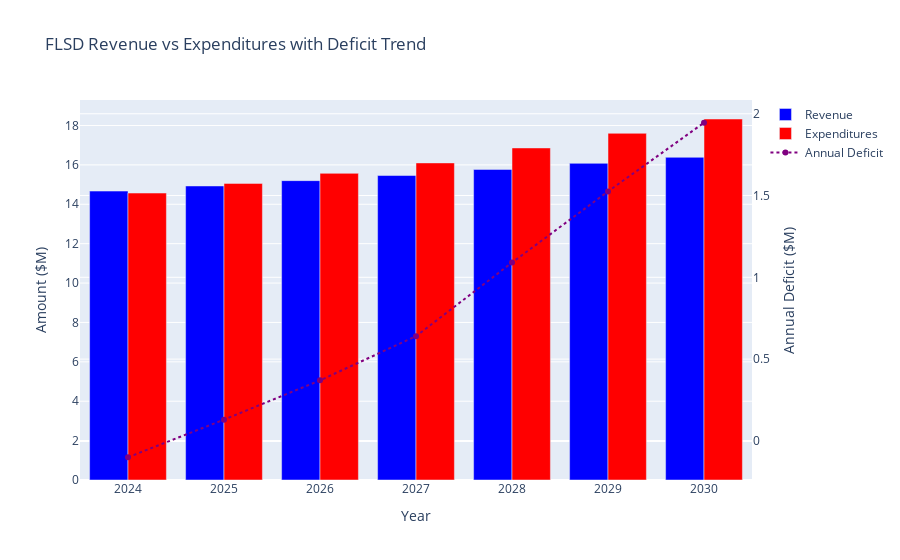

Notebook code cell kept with this figure:
### Code cell
# Plot 2: Revenue vs Expenditures with Deficit Highlight
# Purpose: Show the growing gap between revenue and expenditures
# Objective: Demonstrate the structural deficit and its acceleration

fig = go.Figure()

# Add revenue bars
fig.add_trace(go.Bar(
    x=all_years,
    y=all_revenue,
    name='Revenue',
    marker_color='blue'
))

# Add expenditure bars
fig.add_trace(go.Bar(
    x=all_years,
    y=all_expenditures,
    name='Expenditures',
    marker_color='red'
))

# Add deficit line
deficits = [e - r for e, r in zip(all_expenditures, all_revenue)]
fig.add_trace(go.Scatter(
    x=all_years,
    y=deficits,
    name='Annual Deficit',
    line=dict(color='purple', width=2, dash='dot'),
    yaxis='y2'
))

fig.update_layout(
    title='FLSD Revenue vs Expenditures with Deficit Trend',
    xaxis_title='Year',
    yaxis_title='Amount ($M)',
    yaxis2=dict(
        title='Annual Deficit ($M)',
        overlaying='y',
        side='right'
    ),
    barmode='group',
    hovermode='x unified'
)

fig.show()
fig.write_html('flsd_revenue_expenditure_gap.html')

### Figure 1 — Plotly figure (JSON) as saved in the notebook; plotly's stock layout.template omitted (floating-point values rounded to 4 significant figures)
{"data": [{"marker": {"color": "blue"}, "name": "Revenue", "type": "bar", "x": [2024, 2025, 2026, 2027, 2028, 2029, 2030], "y": [14.67, 14.93, 15.2, 15.46, 15.77, 16.08, 16.38]}, {"marker": {"color": "red"}, "name": "Expenditures", "type": "bar", "x": [2024, 2025, 2026, 2027, 2028, 2029, 2030], "y": [14.57, 15.06, 15.57, 16.1, 16.86, 17.6, 18.33]}, {"line": {"color": "purple", "dash": "dot", "width": 2}, "name": "Annual Deficit", "type": "scatter", "x": [2024, 2025, 2026, 2027, 2028, 2029, 2030], "y": [-0.1, 0.13, 0.37, 0.64, 1.09, 1.525, 1.945], "yaxis": "y2"}], "layout": {"barmode": "group", "hovermode": "x unified", "title": {"text": "FLSD Revenue vs Expenditures with Deficit Trend"}, "xaxis": {"title": {"text": "Year"}}, "yaxis": {"title": {"text": "Amount ($M)"}}, "yaxis2": {"overlaying": "y", "side": "right", "title": {"text": "Annual Deficit ($M)"}}}}
